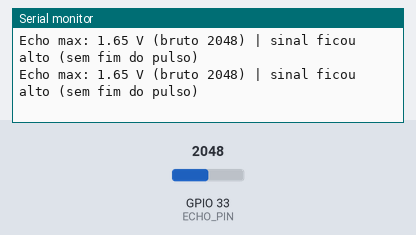
A sketch run on a simulated ESP32. On the bench: the last lines printed to the serial monitor. Inputs (shaded band) come from the test bench; at power-on: GPIO 33 (ECHO_PIN) = 2048 (analog values on the 0–4095 scale).

Above: at 2.2 s.
2.3 s: GPIO 33 (ECHO_PIN) set to 1055
At 3.0 s:
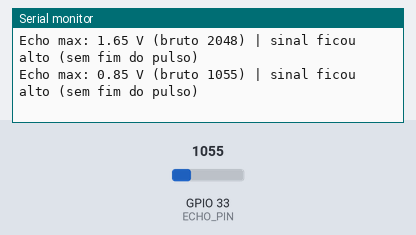
3.8 s: GPIO 33 (ECHO_PIN) set to 973
At 4.6 s:
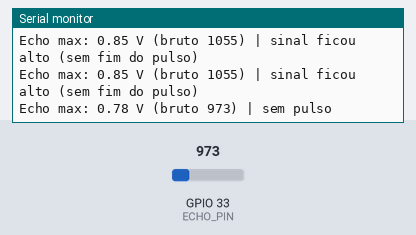

The sketch:

teste_analogico.ino
```cpp
/*
  Teste do HC-SR04 lendo o ECHO de forma ANALOGICA
  ------------------------------------------------
  Serve para o divisor com 2 resistores iguais (200 + 200 ohms), que entrega
  so ~2,5 V - no limite do que o ESP32 reconhece como nivel alto no digital.

  Aqui o ESP32 mede a TENSAO do Echo, entao:
   - se o sensor estiver vivo, aparece a tensao maxima (~2 a 2,5 V) e a distancia
   - se aparecer ~0 V sempre, o sensor nao esta respondendo (provavelmente queimado)

  FIACAO PARA ESTE TESTE:
   - Azul (Trig)    -> D26
   - Amarelo (Echo) -> mude do D25 para o D33 (um pino acima)
     O D33 e um pino ADC1, que continua funcionando com o WiFi ligado.
*/

#include <WiFi.h>

const int TRIG_PIN = 26;
const int ECHO_PIN = 33;

// Limiar em leitura bruta (0-4095). ~1000 = ~0,8 V
const int LIMIAR = 1000;

void setup() {
  Serial.begin(115200);
  delay(1000);
  WiFi.mode(WIFI_OFF);

  pinMode(TRIG_PIN, OUTPUT);
  digitalWrite(TRIG_PIN, LOW);

  analogReadResolution(12);
  analogSetPinAttenuation(ECHO_PIN, ADC_11db);

  Serial.println();
  Serial.println("=== Teste analogico HC-SR04 ===");
}

void loop() {
  // Disparo
  digitalWrite(TRIG_PIN, LOW);
  delayMicroseconds(5);
  digitalWrite(TRIG_PIN, HIGH);
  delayMicroseconds(10);
  digitalWrite(TRIG_PIN, LOW);

  // Amostra o Echo por ate 30 ms
  int maximo = 0;
  unsigned long inicio = 0, fim = 0;
  unsigned long t0 = micros();

  while (micros() - t0 < 30000) {
    int v = analogRead(ECHO_PIN);
    if (v > maximo) maximo = v;
    if (v > LIMIAR && inicio == 0) inicio = micros();
    if (v < LIMIAR && inicio != 0) { fim = micros(); break; }
  }

  float voltsMax = maximo * 3.3 / 4095.0;

  Serial.print("Echo max: ");
  Serial.print(voltsMax, 2);
  Serial.print(" V (bruto ");
  Serial.print(maximo);
  Serial.print(")");

  if (inicio != 0 && fim != 0) {
    unsigned long dur = fim - inicio;
    Serial.print(" | pulso=");
    Serial.print(dur);
    Serial.print(" us -> ");
    Serial.print(dur * 0.0343 / 2.0);
    Serial.println(" cm");
  } else if (inicio != 0) {
    Serial.println(" | sinal ficou alto (sem fim do pulso)");
  } else {
    Serial.println(" | sem pulso");
  }

  delay(500);
}
```

Measured:
- the behaviour switches between 1001 and 1000 on GPIO 33 (ECHO_PIN) (found by bisection; images 1 and 2)
- after the input at 2.3 s, the serial monitor: prints a new line after 0.32 s (image 1)
- after the input at 3.8 s, the serial monitor: prints a new line after 0.41 s (image 2)
